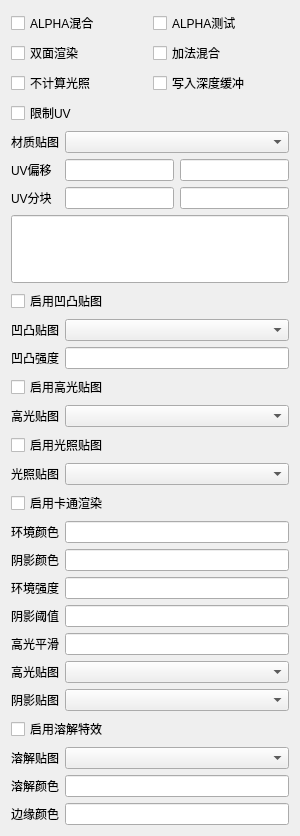
<?xml version="1.0" encoding="UTF-8"?>
<ui version="4.0">
 <class>WidgetMaterial</class>
 <widget class="QWidget" name="WidgetMaterial">
  <property name="geometry">
   <rect>
    <x>0</x>
    <y>0</y>
    <width>300</width>
    <height>806</height>
   </rect>
  </property>
  <property name="windowTitle">
   <string>编辑材质</string>
  </property>
  <layout class="QFormLayout" name="formLayout">
   <property name="sizeConstraint">
    <enum>QLayout::SetMinimumSize</enum>
   </property>
   <item row="0" column="0" colspan="2">
    <layout class="QGridLayout" name="gridLayout">
     <item row="0" column="1">
      <widget class="QCheckBox" name="alphaTest">
       <property name="text">
        <string>ALPHA测试</string>
       </property>
      </widget>
     </item>
     <item row="0" column="0">
      <widget class="QCheckBox" name="alphaBlend">
       <property name="text">
        <string>ALPHA混合</string>
       </property>
      </widget>
     </item>
     <item row="1" column="1">
      <widget class="QCheckBox" name="addMode">
       <property name="text">
        <string>加法混合</string>
       </property>
      </widget>
     </item>
     <item row="1" column="0">
      <widget class="QCheckBox" name="twoSided">
       <property name="text">
        <string>双面渲染</string>
       </property>
      </widget>
     </item>
     <item row="2" column="1">
      <widget class="QCheckBox" name="zWriteEnable">
       <property name="text">
        <string>写入深度缓冲</string>
       </property>
      </widget>
     </item>
     <item row="2" column="0">
      <widget class="QCheckBox" name="unshaded">
       <property name="text">
        <string>不计算光照</string>
       </property>
      </widget>
     </item>
     <item row="3" column="0">
      <widget class="QCheckBox" name="uvClamp">
       <property name="text">
        <string>限制UV</string>
       </property>
      </widget>
     </item>
    </layout>
   </item>
   <item row="1" column="0">
    <widget class="QLabel" name="label">
     <property name="text">
      <string>材质贴图</string>
     </property>
     <property name="buddy">
      <cstring>textureId</cstring>
     </property>
    </widget>
   </item>
   <item row="1" column="1">
    <widget class="QComboBox" name="textureId"/>
   </item>
   <item row="2" column="0">
    <widget class="QLabel" name="label_2">
     <property name="text">
      <string>UV偏移</string>
     </property>
     <property name="buddy">
      <cstring>uSpeed</cstring>
     </property>
    </widget>
   </item>
   <item row="2" column="1">
    <layout class="QHBoxLayout" name="horizontalLayout_2">
     <item>
      <widget class="QLineEdit" name="uSpeed"/>
     </item>
     <item>
      <widget class="QLineEdit" name="vSpeed"/>
     </item>
    </layout>
   </item>
   <item row="4" column="0" colspan="2">
    <widget class="QColorSlider" name="colorBar">
     <property name="minimumSize">
      <size>
       <width>0</width>
       <height>68</height>
      </size>
     </property>
    </widget>
   </item>
   <item row="5" column="0" colspan="2">
    <widget class="QCheckBox" name="enableBump">
     <property name="text">
      <string>启用凹凸贴图</string>
     </property>
    </widget>
   </item>
   <item row="6" column="0">
    <widget class="QLabel" name="label_3">
     <property name="text">
      <string>凹凸贴图</string>
     </property>
     <property name="buddy">
      <cstring>bumpTexId</cstring>
     </property>
    </widget>
   </item>
   <item row="6" column="1">
    <widget class="QComboBox" name="bumpTexId"/>
   </item>
   <item row="7" column="0">
    <widget class="QLabel" name="label_4">
     <property name="text">
      <string>凹凸强度</string>
     </property>
     <property name="buddy">
      <cstring>bumpAmount</cstring>
     </property>
    </widget>
   </item>
   <item row="7" column="1">
    <widget class="QLineEdit" name="bumpAmount"/>
   </item>
   <item row="8" column="0" colspan="2">
    <widget class="QCheckBox" name="enableSpec">
     <property name="text">
      <string>启用高光贴图</string>
     </property>
    </widget>
   </item>
   <item row="9" column="0">
    <widget class="QLabel" name="label_5">
     <property name="text">
      <string>高光贴图</string>
     </property>
     <property name="buddy">
      <cstring>specTexId</cstring>
     </property>
    </widget>
   </item>
   <item row="9" column="1">
    <widget class="QComboBox" name="specTexId"/>
   </item>
   <item row="10" column="0" colspan="2">
    <widget class="QCheckBox" name="enableLight">
     <property name="text">
      <string>启用光照贴图</string>
     </property>
    </widget>
   </item>
   <item row="11" column="0">
    <widget class="QLabel" name="label_6">
     <property name="text">
      <string>光照贴图</string>
     </property>
     <property name="buddy">
      <cstring>lightTexId</cstring>
     </property>
    </widget>
   </item>
   <item row="11" column="1">
    <widget class="QComboBox" name="lightTexId"/>
   </item>
   <item row="12" column="0" colspan="2">
    <widget class="QCheckBox" name="enableCartoon">
     <property name="text">
      <string>启用卡通渲染</string>
     </property>
    </widget>
   </item>
   <item row="13" column="0">
    <widget class="QLabel" name="label_7">
     <property name="text">
      <string>环境颜色</string>
     </property>
     <property name="buddy">
      <cstring>ambientColor</cstring>
     </property>
    </widget>
   </item>
   <item row="13" column="1">
    <widget class="QColorPicker" name="ambientColor"/>
   </item>
   <item row="14" column="0">
    <widget class="QLabel" name="label_8">
     <property name="text">
      <string>阴影颜色</string>
     </property>
     <property name="buddy">
      <cstring>shadowColor</cstring>
     </property>
    </widget>
   </item>
   <item row="14" column="1">
    <widget class="QColorPicker" name="shadowColor"/>
   </item>
   <item row="15" column="0">
    <widget class="QLabel" name="label_9">
     <property name="text">
      <string>环境强度</string>
     </property>
     <property name="buddy">
      <cstring>ambientIntensity</cstring>
     </property>
    </widget>
   </item>
   <item row="15" column="1">
    <widget class="QLineEdit" name="ambientIntensity"/>
   </item>
   <item row="16" column="0">
    <widget class="QLabel" name="label_10">
     <property name="text">
      <string>阴影阈值</string>
     </property>
     <property name="buddy">
      <cstring>shadowThreshold</cstring>
     </property>
    </widget>
   </item>
   <item row="16" column="1">
    <widget class="QLineEdit" name="shadowThreshold"/>
   </item>
   <item row="17" column="0">
    <widget class="QLabel" name="label_11">
     <property name="text">
      <string>高光平滑</string>
     </property>
     <property name="buddy">
      <cstring>specularSmoothness</cstring>
     </property>
    </widget>
   </item>
   <item row="17" column="1">
    <widget class="QLineEdit" name="specularSmoothness"/>
   </item>
   <item row="18" column="0">
    <widget class="QLabel" name="label_12">
     <property name="text">
      <string>高光贴图</string>
     </property>
     <property name="buddy">
      <cstring>specTextureId</cstring>
     </property>
    </widget>
   </item>
   <item row="18" column="1">
    <widget class="QComboBox" name="specTextureId"/>
   </item>
   <item row="19" column="0">
    <widget class="QLabel" name="label_13">
     <property name="text">
      <string>阴影贴图</string>
     </property>
     <property name="buddy">
      <cstring>shadowTextureId</cstring>
     </property>
    </widget>
   </item>
   <item row="19" column="1">
    <widget class="QComboBox" name="shadowTextureId"/>
   </item>
   <item row="20" column="0" colspan="2">
    <widget class="QCheckBox" name="enableDissolve">
     <property name="text">
      <string>启用溶解特效</string>
     </property>
    </widget>
   </item>
   <item row="21" column="0">
    <widget class="QLabel" name="label_14">
     <property name="text">
      <string>溶解贴图</string>
     </property>
     <property name="buddy">
      <cstring>dissolveTextureId</cstring>
     </property>
    </widget>
   </item>
   <item row="21" column="1">
    <widget class="QComboBox" name="dissolveTextureId"/>
   </item>
   <item row="22" column="0">
    <widget class="QLabel" name="label_15">
     <property name="text">
      <string>溶解颜色</string>
     </property>
     <property name="buddy">
      <cstring>dissolveColor</cstring>
     </property>
    </widget>
   </item>
   <item row="22" column="1">
    <widget class="QColorPicker" name="dissolveColor"/>
   </item>
   <item row="23" column="0">
    <widget class="QLabel" name="label_16">
     <property name="text">
      <string>边缘颜色</string>
     </property>
     <property name="buddy">
      <cstring>dissolveEdgeColor</cstring>
     </property>
    </widget>
   </item>
   <item row="23" column="1">
    <widget class="QColorPicker" name="dissolveEdgeColor"/>
   </item>
   <item row="3" column="0">
    <widget class="QLabel" name="label_17">
     <property name="text">
      <string>UV分块</string>
     </property>
     <property name="buddy">
      <cstring>uTile</cstring>
     </property>
    </widget>
   </item>
   <item row="3" column="1">
    <layout class="QHBoxLayout" name="horizontalLayout">
     <item>
      <widget class="QLineEdit" name="uTile"/>
     </item>
     <item>
      <widget class="QLineEdit" name="vTile"/>
     </item>
    </layout>
   </item>
  </layout>
 </widget>
 <layoutdefault spacing="6" margin="11"/>
 <customwidgets>
  <customwidget>
   <class>QColorPicker</class>
   <extends>QLineEdit</extends>
   <header location="global">QColorPicker.h</header>
  </customwidget>
  <customwidget>
   <class>QColorSlider</class>
   <extends>QLineEdit</extends>
   <header location="global">QColorSlider.h</header>
  </customwidget>
 </customwidgets>
 <tabstops>
  <tabstop>alphaBlend</tabstop>
  <tabstop>alphaTest</tabstop>
  <tabstop>twoSided</tabstop>
  <tabstop>addMode</tabstop>
  <tabstop>unshaded</tabstop>
  <tabstop>zWriteEnable</tabstop>
  <tabstop>uvClamp</tabstop>
  <tabstop>textureId</tabstop>
  <tabstop>uSpeed</tabstop>
  <tabstop>vSpeed</tabstop>
  <tabstop>uTile</tabstop>
  <tabstop>vTile</tabstop>
  <tabstop>colorBar</tabstop>
  <tabstop>enableBump</tabstop>
  <tabstop>bumpTexId</tabstop>
  <tabstop>bumpAmount</tabstop>
  <tabstop>enableSpec</tabstop>
  <tabstop>specTexId</tabstop>
  <tabstop>enableLight</tabstop>
  <tabstop>lightTexId</tabstop>
  <tabstop>enableCartoon</tabstop>
  <tabstop>ambientColor</tabstop>
  <tabstop>shadowColor</tabstop>
  <tabstop>ambientIntensity</tabstop>
  <tabstop>shadowThreshold</tabstop>
  <tabstop>specularSmoothness</tabstop>
  <tabstop>specTextureId</tabstop>
  <tabstop>shadowTextureId</tabstop>
  <tabstop>enableDissolve</tabstop>
  <tabstop>dissolveTextureId</tabstop>
  <tabstop>dissolveColor</tabstop>
  <tabstop>dissolveEdgeColor</tabstop>
 </tabstops>
 <resources/>
 <connections/>
</ui>
